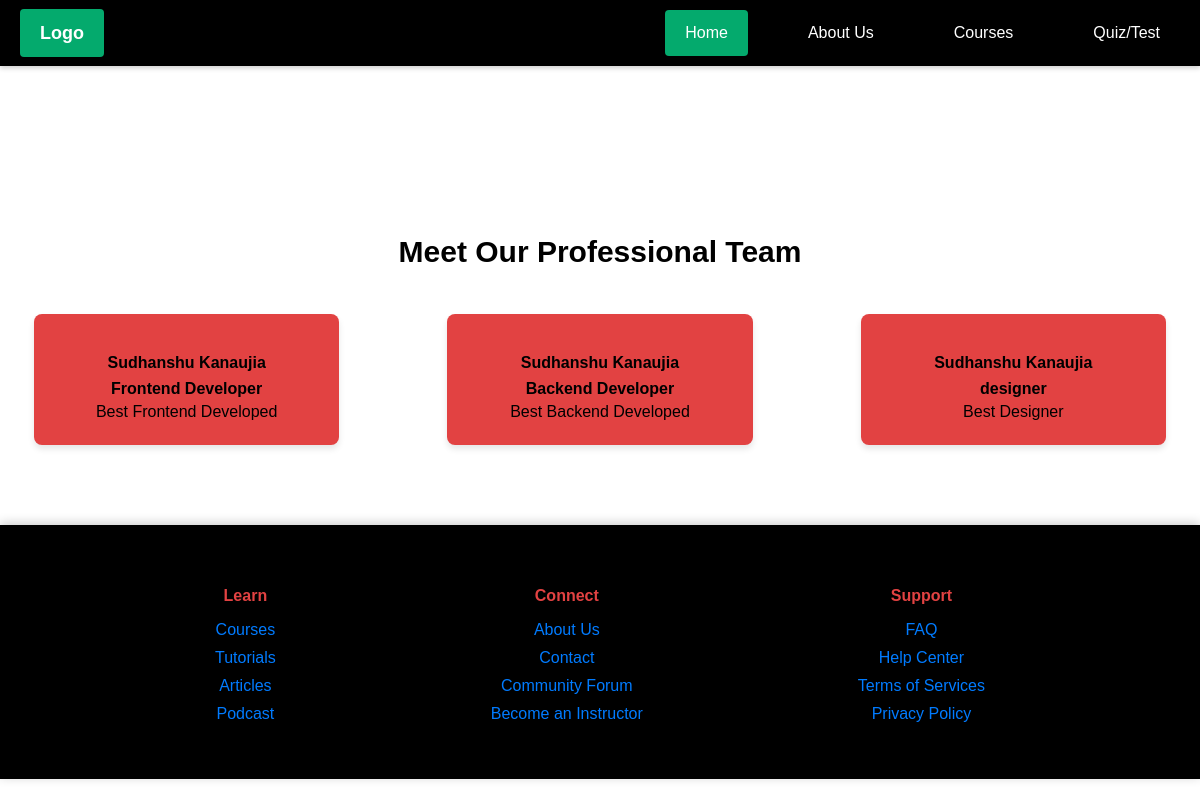
The page /about/ on the database its author committed.
### eduzone/models.py (models this page shows, shortened)
class TeamMember(models.Model):
    name = models.CharField(max_length=100)
    role = models.CharField(max_length=100)
    bio = models.TextField()

### eduzone/views.py (the view)
# urls.py: path('about/', views.about, name='about'),
def about(request):
    members = TeamMember.objects.all()
    return render(request, 'about.html', {'members': members})

### templates/about.html (shortened to what this page needs)
{% load static %}
<!DOCTYPE html>
<html lang="en">
<head>
    <link rel="stylesheet" href="{% static 'nav.css' %}">
    <link rel="stylesheet" href="{% static 'about.css' %}">
</head>
<body>
    {% include 'navbar.html' %}
    <section class="sectionAbout">
        <h2>Meet Our Professional Team</h2>
        <div class="team_grid">
            {% for member in members %}
            <div class="member-card">
                <h4>{{ member.name }}</h4>
                <p><strong>{{ member.role }}</strong></p>
                <p>{{ member.bio }}</p>
            </div>
            {% empty %}
            <p>No team members added yet.</p>
            {% endfor %}
        </div>
    </section>
</body>
</html>
{% include 'footer.html' %}

### static/nav.css (style rules this page uses)
body { margin: 0; font-family: Arial, sans-serif; padding-top: 60px; }

### static/about.css (style rules this page uses)
.sectionAbout { display: grid; place-items: center; margin-top: 150px; gap: 20px; padding: 0 20px 80px; position: relative; z-index: 1; }
.sectionAbout h2 { font-size: 30px; text-align: center; color: #000; }
.team_grid { display: grid; grid-template-columns: repeat(3, 1fr); gap: 5rem; width: 100%; max-width: 1200px; place-items: center; }
.member-card { background: #e24242; padding: 1.2rem; border-radius: 8px; box-shadow: 0 4px 6px rgba(0, 0, 0, 0.1); text-align: center; width: 80%; }
.member-card h4 { margin-bottom: 8px; }
.member-card p { margin: 5px 0; }

### static/footer.css (style rules this page uses)
body { display: flex; flex-direction: column; min-height: 100vh; margin: 0; }

### rows shown on the page
TeamMember: name "Sudhanshu Kanaujia", role "Frontend Developer", bio "Best Frontend Developed"
TeamMember: name "Sudhanshu Kanaujia", role "Backend Developer", bio "Best Backend Developed"
TeamMember: name "Sudhanshu Kanaujia", role "designer", bio "Best Designer"
